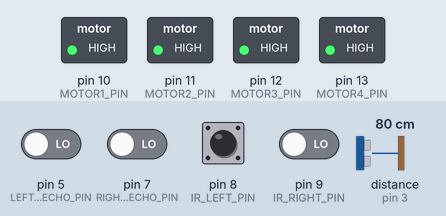
The sketch below on a simulated Arduino Uno, built with avr-gcc and run on an emulated ATmega328P. Shown: switched loads named in the sketch (green lamp = pin HIGH). Wiring (inferred from the names in the program): ultrasonic range finder: trigger pin 2; echo pin 3. Dashed ring = blinking. The test bench sets the inputs (shaded band); at power-on: pin 8 (IR_LEFT_PIN) HIGH, pin 5 (LEFT_US_ECHO_PIN), pin 7 (RIGHT_US_ECHO_PIN), pin 9 (IR_RIGHT_PIN) LOW, distance to the obstacle (sensor on pin 3) 80 cm. The echo pulse lasts 58.3 µs per cm; pins used as bus, display or sensor lines are not drawn.

Above: at 1.2 s.
1.3 s: pin 5 (LEFT_US_ECHO_PIN) driven HIGH and pin 7 (RIGHT_US_ECHO_PIN) driven HIGH
At 2.22 s:
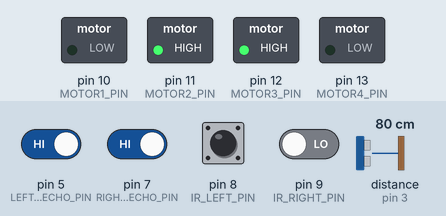
4.3 s: pin 9 (IR_RIGHT_PIN) driven HIGH
At 5.31 s:
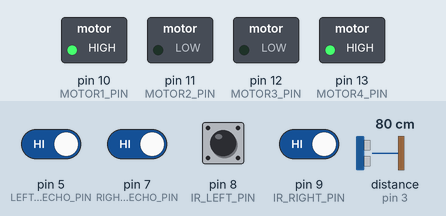
7.3 s: distance to the obstacle (sensor on pin 3) set to 2 cm
9.3 s: distance to the obstacle (sensor on pin 3) set to 18 cm
10.8 s: distance to the obstacle (sensor on pin 3) set to 21 cm
At 11.43 s:
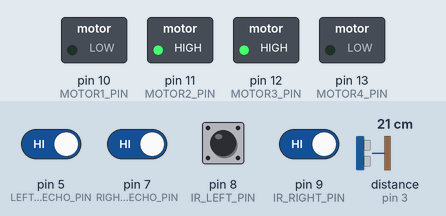
13.8 s: distance to the obstacle (sensor on pin 3) set to 4 cm
At 14.17 s:
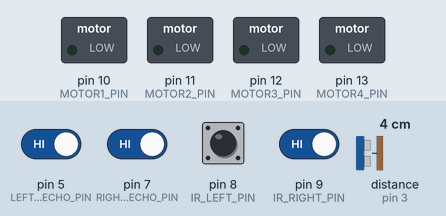
Timing chart, 0 to 16.4 s (numbered marks = the images above; inputs shaded):
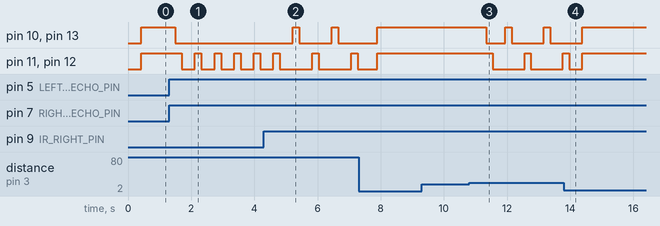

Measured:
- after the input at 1.3 s, pin 10 (MOTOR1_PIN), pin 13 (MOTOR4_PIN): HIGH → LOW after 0.20 s; pin 11 (MOTOR2_PIN), pin 12 (MOTOR3_PIN): alternates HIGH for 0.21 s and LOW for 0.41 s, starting after 0.41 s
- after the input at 4.3 s, pin 10 (MOTOR1_PIN), pin 13 (MOTOR4_PIN): alternates HIGH for 0.21 s and LOW for 1.0 s, starting after 0.92 s; pin 11 (MOTOR2_PIN), pin 12 (MOTOR3_PIN): alternates HIGH for 0.21 s and LOW for 1.0 s, starting after 1.5 s
- after the input at 9.3 s, every drawn part: stays the same
- after the input at 10.8 s, pin 10 (MOTOR1_PIN), pin 13 (MOTOR4_PIN): goes LOW 0.61 s, HIGH 0.20 s, LOW 1.0 s, HIGH 0.20 s, then LOW, starting after 0.54 s; pin 11 (MOTOR2_PIN), pin 12 (MOTOR3_PIN): alternates HIGH for 0.20 s and LOW for 1.0 s, starting after 0.74 s
- after the input at 13.8 s, pin 10 (MOTOR1_PIN), pin 11 (MOTOR2_PIN), pin 12 (MOTOR3_PIN), pin 13 (MOTOR4_PIN): goes on until 14.4 s, then stays HIGH

The sketch:

RobotStrategy_Baremetal.ino
```cpp
// Robot Strategy - Search and Destroy (Baremetal)

// Port Definitions
#define FRONT_US_TRIGGER_PORT PORTD
#define FRONT_US_TRIGGER_DDR DDRD
#define FRONT_US_TRIGGER_PIN PD2

#define FRONT_US_ECHO_PIN PD3
#define LEFT_US_TRIGGER_PIN PD4
#define LEFT_US_ECHO_PIN PD5
#define RIGHT_US_TRIGGER_PIN PD6
#define RIGHT_US_ECHO_PIN PD7
#define IR_LEFT_PIN PB0
#define IR_RIGHT_PIN PB1
#define MOTOR1_PIN PB2
#define MOTOR2_PIN PB3
#define MOTOR3_PIN PB4
#define MOTOR4_PIN PB5

// Constants
const int DETECTION_DISTANCE = 20; // cm
const int PING_COUNT = 2;

// Variables
int frontDistance = 0;
int leftDistance = 0;
int rightDistance = 0;
int consecutivePings = 0;

// Add scanning variables
bool scanning = false;
uint8_t scanDirection = 0;

// Add edge detection variables
uint8_t edgeDetectionCount = 0;
const uint8_t EDGE_CONFIRMATION_COUNT = 3;

void setup() {
  // Configure pins
  FRONT_US_TRIGGER_DDR |= (1 << FRONT_US_TRIGGER_PIN);
  DDRD &= ~((1 << FRONT_US_ECHO_PIN) | (1 << LEFT_US_ECHO_PIN) | (1 << RIGHT_US_ECHO_PIN));
  DDRB |= (1 << MOTOR1_PIN) | (1 << MOTOR2_PIN) | (1 << MOTOR3_PIN) | (1 << MOTOR4_PIN);
  DDRB &= ~((1 << IR_LEFT_PIN) | (1 << IR_RIGHT_PIN));
}

void loop() {
  // Check ultrasonic sensors
  frontDistance = getDistance(FRONT_US_TRIGGER_PORT, FRONT_US_TRIGGER_PIN, FRONT_US_ECHO_PIN);
  leftDistance = getDistance(PORTD, LEFT_US_TRIGGER_PIN, LEFT_US_ECHO_PIN);
  rightDistance = getDistance(PORTD, RIGHT_US_TRIGGER_PIN, RIGHT_US_ECHO_PIN);

  // Check for opponent detection
  if (frontDistance <= DETECTION_DISTANCE ||
      leftDistance <= DETECTION_DISTANCE ||
      rightDistance <= DETECTION_DISTANCE) {
    consecutivePings++;
    if (consecutivePings >= PING_COUNT) {
      scanning = false;
      edgeDetectionCount = 0;
      attack();
    }
  } else {
    consecutivePings = 0;
    stopMotors();
    if (!scanning) {
      scanning = true;
      scanDirection = 0;
    }
    performScan();
  }

  // Enhanced edge detection
  if (!(PINB & (1 << IR_LEFT_PIN)) || !(PINB & (1 << IR_RIGHT_PIN))) {
    edgeDetectionCount++;
    if (edgeDetectionCount >= EDGE_CONFIRMATION_COUNT) {
      stopMotors();
      reverse();
      scanning = false;
      edgeDetectionCount = 0;
    }
  } else {
    edgeDetectionCount = 0;
  }
}

void performScan() {
  static uint32_t lastScanTime = 0;
  if (millis() - lastScanTime > 500) {
    lastScanTime = millis();
    if (scanDirection == 0) {
      // Turn left
      PORTB &= ~(1 << MOTOR1_PIN);
      PORTB |= (1 << MOTOR2_PIN);
      PORTB |= (1 << MOTOR3_PIN);
      PORTB &= ~(1 << MOTOR4_PIN);
      scanDirection = 1;
    } else {
      // Turn right
      PORTB |= (1 << MOTOR1_PIN);
      PORTB &= ~(1 << MOTOR2_PIN);
      PORTB &= ~(1 << MOTOR3_PIN);
      PORTB |= (1 << MOTOR4_PIN);
      scanDirection = 0;
    }
  }
}

int getDistance(volatile uint8_t &triggerPort, uint8_t triggerPin, uint8_t echoPin) {
  triggerPort &= ~(1 << triggerPin);
  _delay_us(2);
  triggerPort |= (1 << triggerPin);
  _delay_us(10);
  triggerPort &= ~(1 << triggerPin);

  uint32_t maxTime = 100000;
  uint32_t startTime = micros();
  while (!(PIND & (1 << echoPin)) && (micros() - startTime) < maxTime);
  startTime = micros();
  while ((PIND & (1 << echoPin)) && (micros() - startTime) < maxTime);
  return (micros() - startTime) * 0.034 / 2;
}

void attack() {
  PORTB |= (1 << MOTOR1_PIN) | (1 << MOTOR2_PIN) | (1 << MOTOR3_PIN) | (1 << MOTOR4_PIN);
}

void stopMotors() {
  PORTB &= ~((1 << MOTOR1_PIN) | (1 << MOTOR2_PIN) | (1 << MOTOR3_PIN) | (1 << MOTOR4_PIN));
}

void reverse() {
  // Implement reverse logic if needed
}
```
